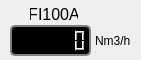
       <widget class="QWidget" name="widgetFI100A" native="true">
        <property name="geometry">
         <rect>
          <x>0</x>
          <y>170</y>
          <width>141</width>
          <height>60</height>
         </rect>
        </property>
        <property name="toolTip">
         <string>Indicador da Vazão de Água</string>
        </property>
        <property name="accessibleDescription">
         <string/>
        </property>
        <property name="autoFillBackground">
         <bool>false</bool>
        </property>
        <property name="styleSheet">
         <string notr="true">#widgetFI100A {
    background-color: #c0c0c0; /* Uma cor de fundo neutra */
    border-width: 2px;
    border-style: solid;
    border-color: #ffffff #888888 #888888 #ffffff; /* Bordas: cima, direita, baixo, esquerda */
    border-radius: 4px; /* Bordas arredondadas (opcional) */
    padding: 4px; /* Espaçamento interno (opcional) */
}</string>
        </property>
        <widget class="QLabel" name="label_8">
         <property name="geometry">
          <rect>
           <x>30</x>
           <y>2</y>
           <width>48</width>
           <height>22</height>
          </rect>
         </property>
         <property name="sizePolicy">
          <sizepolicy hsizetype="Minimum" vsizetype="Minimum">
           <horstretch>0</horstretch>
           <verstretch>0</verstretch>
          </sizepolicy>
         </property>
         <property name="font">
          <font>
           <pointsize>12</pointsize>
          </font>
         </property>
         <property name="text">
          <string>FI100A</string>
         </property>
         <property name="alignment">
          <set>Qt::AlignmentFlag::AlignBottom|Qt::AlignmentFlag::AlignHCenter</set>
         </property>
        </widget>
        <widget class="QLCDNumber" name="lcdFI100A">
         <property name="geometry">
          <rect>
           <x>10</x>
           <y>25</y>
           <width>81</width>
           <height>31</height>
          </rect>
         </property>
         <property name="sizePolicy">
          <sizepolicy hsizetype="MinimumExpanding" vsizetype="MinimumExpanding">
           <horstretch>0</horstretch>
           <verstretch>0</verstretch>
          </sizepolicy>
         </property>
         <property name="styleSheet">
          <string notr="true">#lcdFI100A {
        color: red;
        background-color: black;
        border: 2px solid gray;
        border-radius: 5px;
    }</string>
         </property>
         <property name="smallDecimalPoint">
          <bool>true</bool>
         </property>
         <property name="digitCount">
          <number>6</number>
         </property>
        </widget>
        <widget class="QLabel" name="label_25">
         <property name="geometry">
          <rect>
           <x>95</x>
           <y>33</y>
           <width>41</width>
           <height>16</height>
          </rect>
         </property>
         <property name="text">
          <string>Nm3/h</string>
         </property>
        </widget>
       </widget>
